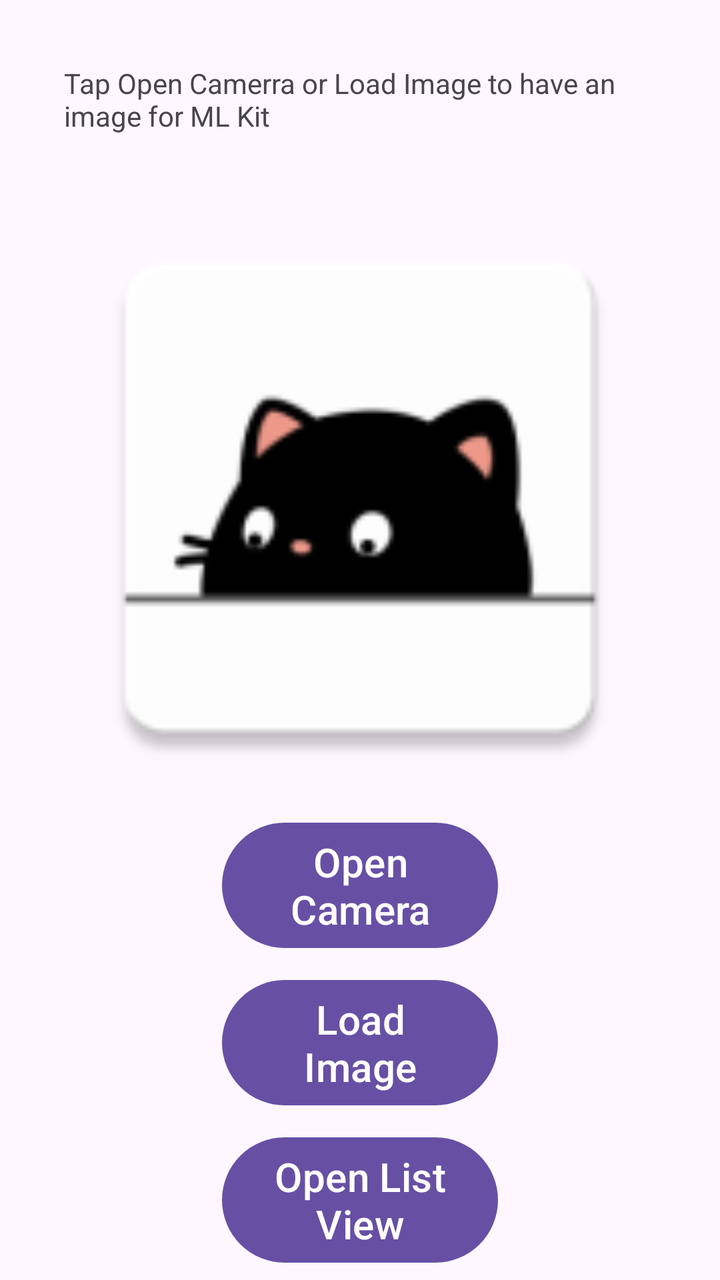
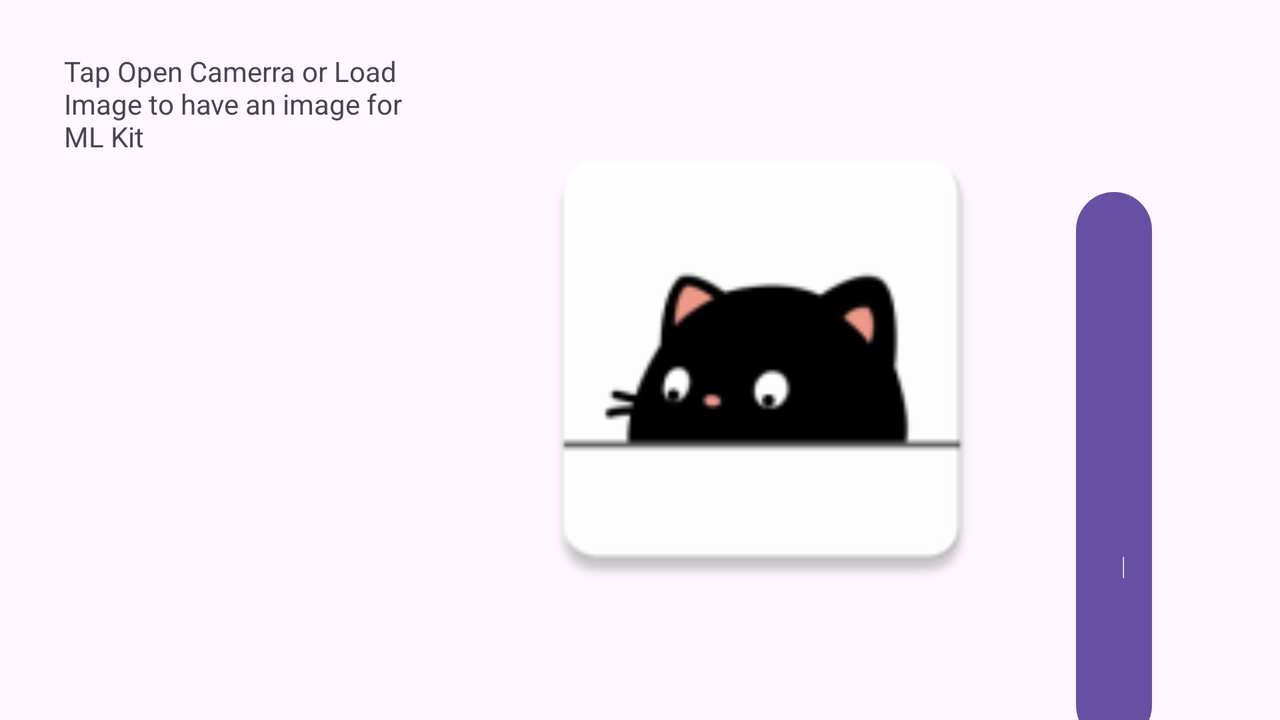

An Android layout and its configuration variant, each rendered on a device that would load it. The default file and the variant file are quoted in full after the pictures.
<!-- AndroidManifest.xml: application theme Theme.U3272251MobileTech -->
<!-- res/layout/activity_mlkit.xml -->
<?xml version="1.0" encoding="utf-8"?>
<androidx.constraintlayout.widget.ConstraintLayout xmlns:android="http://schemas.android.com/apk/res/android"
    xmlns:app="http://schemas.android.com/apk/res-auto"
    xmlns:tools="http://schemas.android.com/tools"
    android:id="@+id/main"
    android:layout_width="match_parent"
    android:layout_height="match_parent"
    tools:context=".MLKitActivity">

    <TextView
        android:id="@+id/textViewMLKit"
        android:layout_width="0dp"
        android:layout_height="wrap_content"
        android:layout_marginStart="32dp"
        android:layout_marginTop="32dp"
        android:layout_marginEnd="32dp"
        android:text="Tap Open Camerra or Load Image to have an image for ML Kit"
        app:layout_constraintEnd_toEndOf="parent"
        app:layout_constraintStart_toStartOf="parent"
        app:layout_constraintTop_toTopOf="parent" />

    <ImageView
        android:id="@+id/imageViewMLKit"
        android:layout_width="0dp"
        android:layout_height="300dp"
        android:layout_marginStart="32dp"
        android:layout_marginTop="32dp"
        android:layout_marginEnd="32dp"
        app:layout_constraintEnd_toEndOf="parent"
        app:layout_constraintStart_toStartOf="parent"
        app:layout_constraintTop_toBottomOf="@+id/textViewMLKit"
        app:srcCompat="@mipmap/ic_launcher" />

    <Button
        android:id="@+id/buttonOpenCamera"
        android:layout_width="0dp"
        android:layout_height="wrap_content"
        android:layout_marginStart="111dp"
        android:layout_marginTop="8dp"
        android:layout_marginEnd="111dp"
        android:onClick="openCamera"
        android:text="Open Camera"
        android:textSize="20sp"
        app:layout_constraintEnd_toEndOf="parent"
        app:layout_constraintStart_toStartOf="parent"
        app:layout_constraintTop_toBottomOf="@+id/imageViewMLKit" />

    <Button
        android:id="@+id/buttonLoadImage"
        android:layout_width="0dp"
        android:layout_height="wrap_content"
        android:layout_marginStart="111dp"
        android:layout_marginTop="8dp"
        android:layout_marginEnd="111dp"
        android:onClick="loadImage"
        android:text="Load Image"
        android:textSize="20sp"
        app:layout_constraintEnd_toEndOf="parent"
        app:layout_constraintStart_toStartOf="parent"
        app:layout_constraintTop_toBottomOf="@+id/buttonOpenCamera" />

    <Button
        android:id="@+id/buttonOpenListView"
        android:layout_width="0dp"
        android:layout_height="wrap_content"
        android:layout_marginStart="111dp"
        android:layout_marginTop="8dp"
        android:layout_marginEnd="111dp"
        android:onClick="openListView"
        android:text="Open List View"
        android:textSize="20sp"
        app:layout_constraintEnd_toEndOf="parent"
        app:layout_constraintStart_toStartOf="parent"
        app:layout_constraintTop_toBottomOf="@+id/buttonLoadImage" />
</androidx.constraintlayout.widget.ConstraintLayout>
<!-- resources referenced by this layout -->
<resources>
  <!-- mipmap ic_launcher: webp bitmap (mipmap-hdpi, 1088 bytes) -->
  <style name="Theme.U3272251MobileTech" parent="Base.Theme.U3272251MobileTech" />
  <style name="Base.Theme.U3272251MobileTech" parent="Theme.Material3.DayNight.NoActionBar">
          
          
      </style>
</resources>
<!-- res/layout-land/activity_mlkit.xml (the repository's variant of the layout above) -->
<!-- drawn on the phone turned sideways -->
<?xml version="1.0" encoding="utf-8"?>
<androidx.constraintlayout.widget.ConstraintLayout xmlns:android="http://schemas.android.com/apk/res/android"
    xmlns:app="http://schemas.android.com/apk/res-auto"
    xmlns:tools="http://schemas.android.com/tools"
    android:id="@+id/main"
    android:layout_width="match_parent"
    android:layout_height="match_parent"
    tools:context=".MLKitActivity">

    <TextView
        android:id="@+id/textViewMLKit"
        android:layout_width="192dp"
        android:layout_height="308dp"
        android:layout_marginStart="32dp"
        android:layout_marginTop="32dp"
        android:layout_marginBottom="32dp"
        android:text="Tap Open Camerra or Load Image to have an image for ML Kit"
        app:layout_constraintBottom_toBottomOf="parent"
        app:layout_constraintStart_toStartOf="parent"
        app:layout_constraintTop_toTopOf="parent" />

    <ImageView
        android:id="@+id/imageViewMLKit"
        android:layout_width="250dp"
        android:layout_height="0dp"
        android:layout_marginStart="32dp"
        android:layout_marginTop="32dp"
        android:layout_marginBottom="32dp"
        app:layout_constraintBottom_toBottomOf="parent"
        app:layout_constraintStart_toEndOf="@+id/textViewMLKit"
        app:layout_constraintTop_toTopOf="parent"
        app:srcCompat="@mipmap/ic_launcher" />

    <Button
        android:id="@+id/buttonOpenCamera"
        android:layout_width="0dp"
        android:layout_height="wrap_content"
        android:layout_marginStart="32dp"
        android:layout_marginTop="92dp"
        android:layout_marginEnd="64dp"
        android:onClick="openCamera"
        android:text="Open Camera"
        android:textSize="20sp"
        app:layout_constraintEnd_toEndOf="parent"
        app:layout_constraintHorizontal_bias="0.0"
        app:layout_constraintStart_toEndOf="@+id/imageViewMLKit"
        app:layout_constraintTop_toTopOf="parent" />

    <Button
        android:id="@+id/buttonLoadImage"
        android:layout_width="0dp"
        android:layout_height="wrap_content"
        android:layout_marginStart="32dp"
        android:layout_marginTop="8dp"
        android:layout_marginEnd="64dp"
        android:onClick="loadImage"
        android:text="Load Image"
        android:textSize="20sp"
        app:layout_constraintEnd_toEndOf="parent"
        app:layout_constraintStart_toEndOf="@+id/imageViewMLKit"
        app:layout_constraintTop_toBottomOf="@+id/buttonOpenCamera" />

    <Button
        android:id="@+id/buttonOpenListView"
        android:layout_width="0dp"
        android:layout_height="wrap_content"
        android:layout_marginStart="32dp"
        android:layout_marginTop="8dp"
        android:layout_marginEnd="64dp"
        android:onClick="openListView"
        android:text="Open List View"
        android:textSize="20sp"
        app:layout_constraintEnd_toEndOf="parent"
        app:layout_constraintStart_toEndOf="@+id/imageViewMLKit"
        app:layout_constraintTop_toBottomOf="@+id/buttonLoadImage" />
</androidx.constraintlayout.widget.ConstraintLayout>
